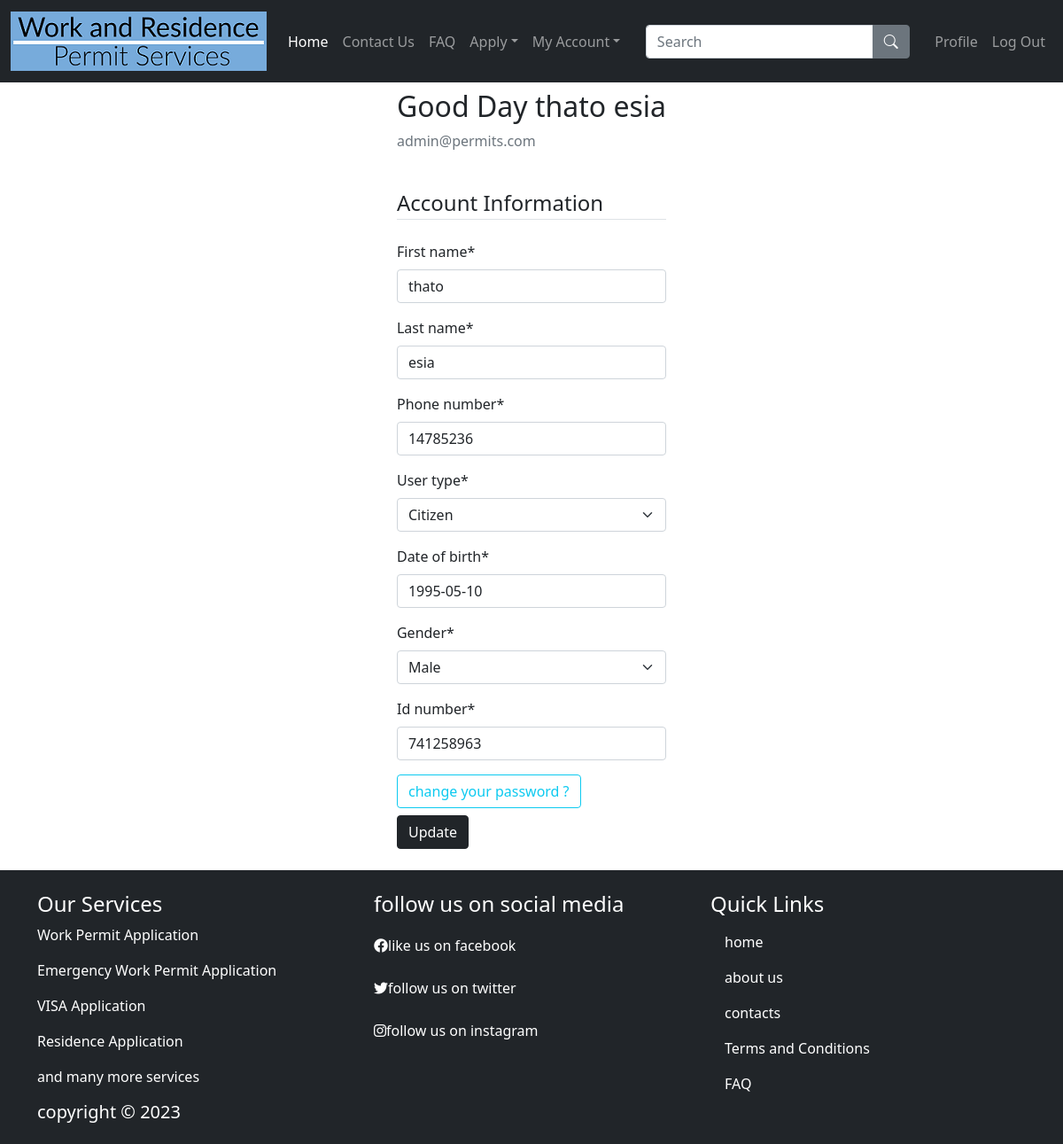
Page /profile/ (signed in) on the committed database.
### users/models.py (models this page shows, shortened)
class Account(AbstractBaseUser, PermissionsMixin):
    user_type_choices = (
        ('Citizen', 'Citizen'),
        ('Immigrant ', 'Immigrant '),
    )
    gender_choice = (
        ('Male','Male'),
        ('Female','Female'),
    )
    email = models.EmailField(unique=True)
    first_name = models.CharField(max_length=30)
    last_name = models.CharField(max_length=30)
    id_number = models.CharField(max_length=30)
    image = models.ImageField(upload_to='profile_images', blank=True, default='default_profile_pic.png')
    phone_number = models.CharField(max_length=30)
    gender = models.CharField(max_length=20, choices=gender_choice)
    date_of_birth = models.DateField(default=timezone.now)
    user_type = models.CharField(max_length=20, choices=user_type_choices)
    is_active = models.BooleanField(default=True)
    is_staff = models.BooleanField(default=False)
    USERNAME_FIELD = 'email'
    REQUIRED_FIELDS = ['first_name', 'last_name', 'user_type','id_number', 'phone_number','gender','date_of_birth','image']
    objects = CustomAccountManager()

### users/views.py (the view)
# urls.py: path('profile/', user_views.profile, name='profile'),
@login_required()
def profile(request):
    if request.method == 'POST':
        form = UpdateUserForm(request.POST)
        if form.is_valid():
            form.save()
            messages.success(request, f'your profile has been updated!')
            return redirect('profile')
        else:
            messages.error(request, f'your profile has some errors!')
    else:
        form = UpdateUserForm(instance=request.user)
    context = {
        'form': form,
    }
    return render(request, 'profile.html', context)

### users/forms.py
class UpdateUserForm(forms.ModelForm):
    class Meta:
        model = Account
        fields = ['first_name', 'last_name','phone_number','user_type','date_of_birth', 'gender','id_number']

### templates/profile.html (shortened to what this page needs)
{% extends "base.html" %}
{% load crispy_forms_tags %}
{% block content %}
      <div class="row justify-content-md-center">
        <div class="col-md-auto">
          <div class="media">
            <div class="media-body">
              <h2 class="account-heading my-2">Good Day {{ user.first_name }} {{ user.last_name }}</h2>
              <p class="text-secondary">{{ user.email }}</p>
            </div>
          </div>
          <form method="POST" enctype="multipart/form-data">
              <fieldset class="form-group">
                  <legend class="border-bottom my-4">Account Information</legend>
                  {{ form|crispy }}
              </fieldset>
              <div class="form-group">
                <h6><a class="btn btn-outline-info btn-block" href="{% url 'password-reset' %}"> change your password ?</a></h6>
                  <button class="btn btn-block btn-dark" type="submit">Update</button>
              </div>
          </form>
        </div>
      </div>
{% endblock content %}

### rows in the picture
Account: first_name "thato", last_name "esia", email "admin@permits.com", phone_number "14785236", user_type "Citizen", date_of_birth "1995-05-10", gender "Male", id_number "741258963"
